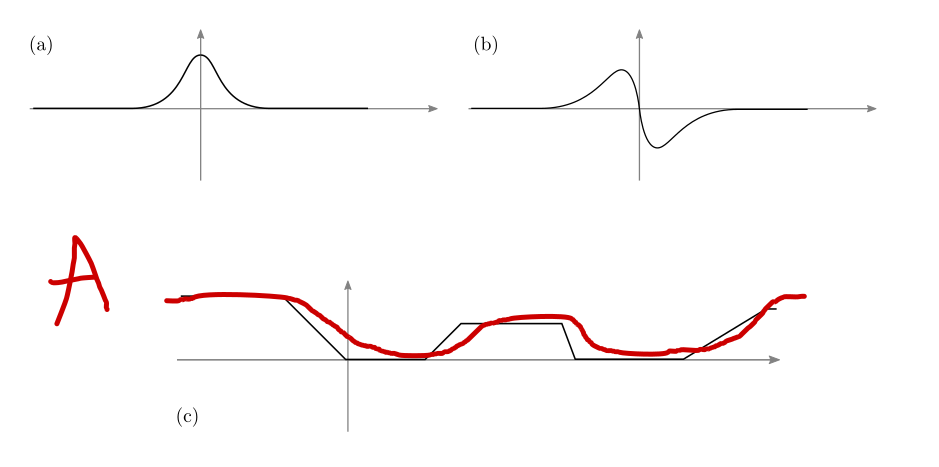
#> input picture assignment2/questions_img/A-question.png, 939 x 467 px
$ python 02_Convolution.py
#> lines starting #> are read from the running program, lines starting #| are printed output that depends on the picture
### assignment2/a2_utils.py
import numpy as np
import cv2
from matplotlib import pyplot as plt

def read_data(filename):
	# reads a numpy array from a text file
#> called with filename = 'signal.txt'
	with open(filename) as f:
#> (reads assignment2/signal.txt from the repository)
#> (reads assignment2/kernel.txt from the repository)
		s = f.read()

	return np.fromstring(s, sep=' ')

# [13 lines left out: functions gauss_noise, sp_noise, not called in this run]

### assignment2/02_Convolution.py
#!/usr/bin/env python
# coding: utf-8

# In[1]:


import numpy as np
import cv2
from matplotlib import pyplot as plt


# ## Convolution
#
# ### A) convolution by hand
#
# in the notebook
#
# ### B) simple convolution

# In[2]:


# compute convolution

def simple_convolution(signal, kernel):
    N = (len(kernel) - 1) // 2
    convolution = np.zeros(np.shape(signal))
    for i in range(N, len(signal) - N):
        for u in range(-N, N + 1):
            convolution[i] += kernel[N + u] * signal[i - u]
    return convolution

# run method on dataset
from a2_utils import read_data
signal = read_data('signal.txt')
kernel = read_data('kernel.txt')

# compare method with built-in method
convolution = simple_convolution(signal, kernel)
print(f'My result: {convolution[6:12]}')
cv2_con = cv2.filter2D(signal,-1,kernel).reshape(-1)
print(f'CV2 result: {cv2_con[6:12]}')

# show result
x_size = range(len(signal))
plt.plot(x_size, signal, color='blue', label='original')
plt.plot(x_size, convolution, color='red', label='convolution')
plt.plot(range(len(kernel)),kernel, color='green', label='kernel')
plt.legend(loc="upper right")
plt.show()
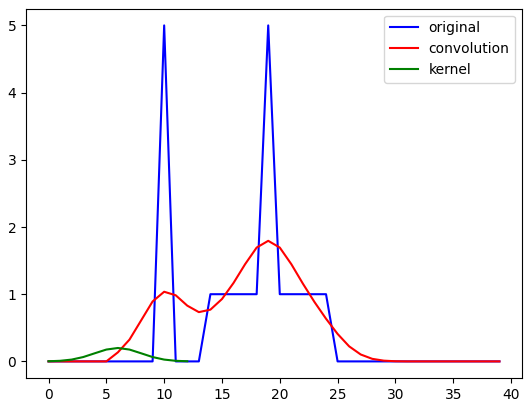
#> figure drawn by matplotlib, 1 panel; curve peaks at x = 10, y = 5; curve peaks at x = 19, y = 1.79; curve peaks at x = 6, y = 0.2


# **Question**: Can you recognize the shape of the kernel? What is the sum of the
# elements in the kernel? How does the kernel affect the signal?
#
# Answer: gaussian kernel, 1

# ### D) Gaussian kernel

# In[3]:


from math import pi,sqrt,exp

def get_gauss_kernel(size, sigma):
    kernel = list(map(
        lambda x: 1/(sqrt(2*pi)*sigma)*exp(-x**2/(2*sigma**2)),
        range(-size,size+1)
    ))
    return kernel

#show all kernels
size = 15
x_size = range(-size, size+1)
for sigma in [0.5,1,2,3,4]:
    kernel = get_gauss_kernel(size, sigma)
    plt.plot(x_size, kernel, label=f'sigma = {sigma}')
plt.legend(loc='upper right')
plt.show()
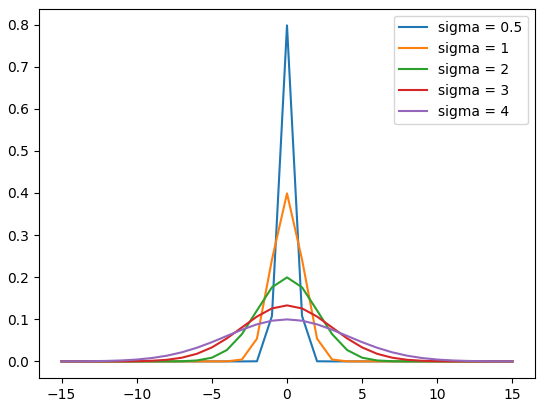
#> figure drawn by matplotlib, 1 panel; curve peaks at x = 0, y = 0.798; curve peaks at x = 0, y = 0.399; curve peaks at x = 0, y = 0.199


# **Question**: The figure below shows two kernels (a) and (b) as well as signal (c).
# Sketch (do not focus on exact proportions of your drawing but rather on the under-
# standing of what you are doing) the resulting convolved signal of the given input
# signal and each kernel. You can optionally also implement a convolution demo based
# on the signals and your convolution code, but the important part here is your un-
# derstanding of the general idea of convolution.

# In[4]:


I = cv2.imread("questions_img/A-question.png")
#> I is the input picture: shape (467, 939, 3); mean B, G, R 250.5, 250.5, 252.6
I = cv2.cvtColor(I, cv2.COLOR_BGR2RGB)
plt.imshow(I)
plt.show()

I = cv2.imread("questions_img/B-question.png")
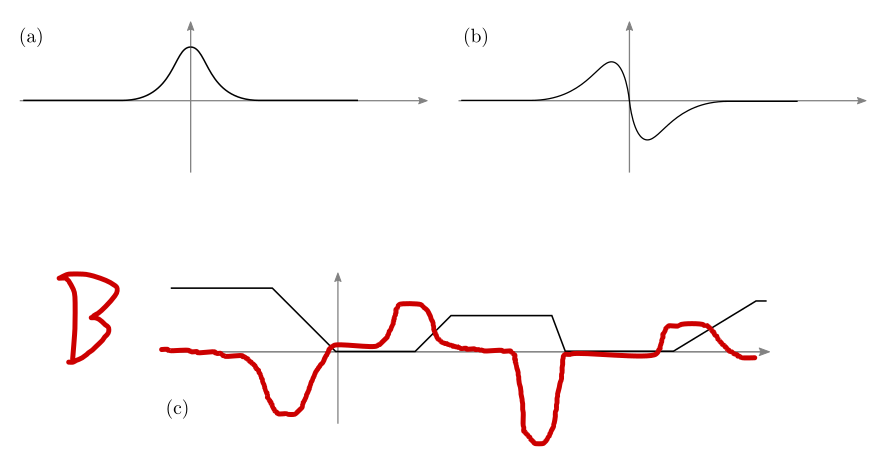
#> input picture assignment2/questions_img/B-question.png, 894 x 451 px
#> I is the input picture: shape (451, 894, 3); mean B, G, R 249.2, 249.2, 252.2
I = cv2.cvtColor(I, cv2.COLOR_BGR2RGB)
plt.imshow(I)
plt.show()


# ### E) Associative of convolution

# In[5]:


from a2_utils import read_data

k1 = get_gauss_kernel(4,2)
k2 = [0.1,0.6,0.4]
signal = read_data('signal.txt')

x_size = range(len(signal))
plt.subplot(2,2,1)
plt.plot(signal)
plt.title('s')
plt.show()
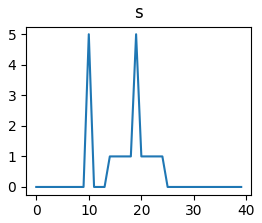
#> figure drawn by matplotlib, 1 panel; curve peaks at x = 10, y = 5

plt.subplot(2,2,2)
con1 = simple_convolution(signal, k1)
con2 = simple_convolution(con1, k2)
plt.plot(con2)
plt.title('(s*k1)*k2')
plt.show()
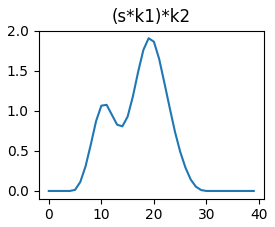
#> figure drawn by matplotlib, 1 panel; curve peaks at x = 19, y = 1.91

plt.subplot(2,2,3)
con1 = simple_convolution(signal, k2)
con2 = simple_convolution(con1, k1)
plt.plot(con2)
plt.title('(s*k2)*k1')
plt.show()
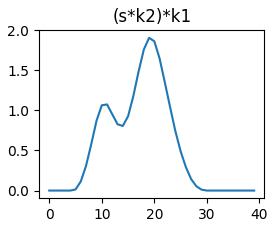
#> figure drawn by matplotlib, 1 panel; curve peaks at x = 19, y = 1.91

#simple convolution on k3 slightly modify kernel on edges so the plots are not same
plt.subplot(2,2,4)
k3 = simple_convolution(k1, k2)
con = simple_convolution(signal, k3)
plt.plot(con)
plt.title('s * (k1*k2)')
plt.show()
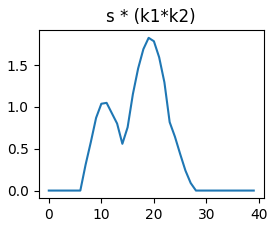
#> figure drawn by matplotlib, 1 panel; curve peaks at x = 19, y = 1.83
